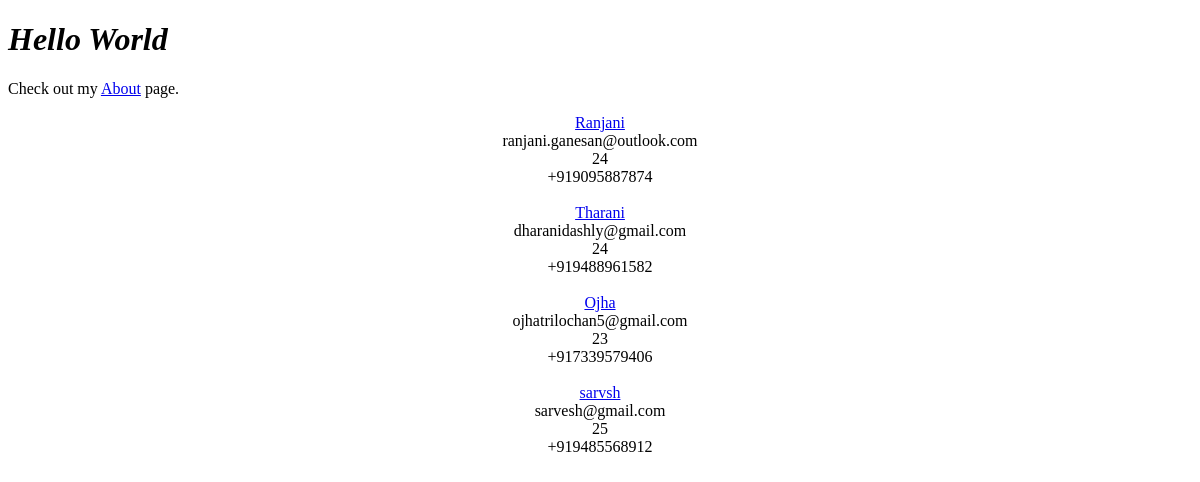
The app's page /, older data.
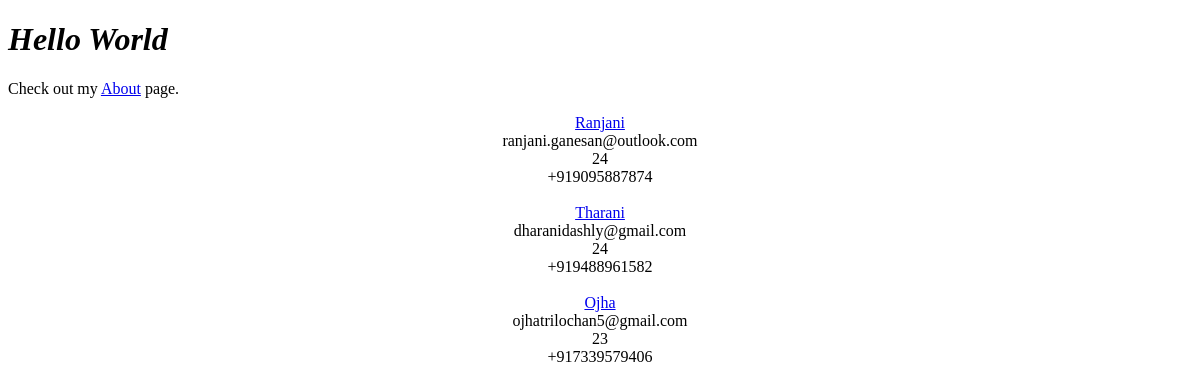
The same page, newer data.
### backend/models.py (models this page shows, shortened)
class Student(models.Model):
    name =  models.CharField(max_length=100)
    Age =   models.IntegerField(default=0)
    email = models.EmailField(max_length=100)
    Phone = PhoneNumberField(null=False, blank=False, unique=True)

### backend/views.py (the view)
# urls.py: path('', views.homepage, name="index"),
def homepage(request):
    data = models.Student.objects.all()
    return render(request, 'home.html',{"data":data})

### templates/home.html (shortened to what this page needs)
<!DOCTYPE html>
<html lang="en">
<head>
</head>
<body>
    <h1><i>Hello World</i></h1>
    <p>Check out my <a href="{% url 'hello' %}">About</a> page.</p>
<center>
    {% for i in data %}
       <a href="{% url 'contact' i.id %}"> {{i.name}} </a><br>
        {{i.email}}<br>
        {{i.Age}}<br>
        {{i.Phone}}<br><br>
    {% endfor %}
</center>
</body>
</html>

Row changes from the older to the newer data that the page shows:
removed Student: name "sarvsh", email "sarvesh@gmail.com", Age "25", Phone "+919485568912"
